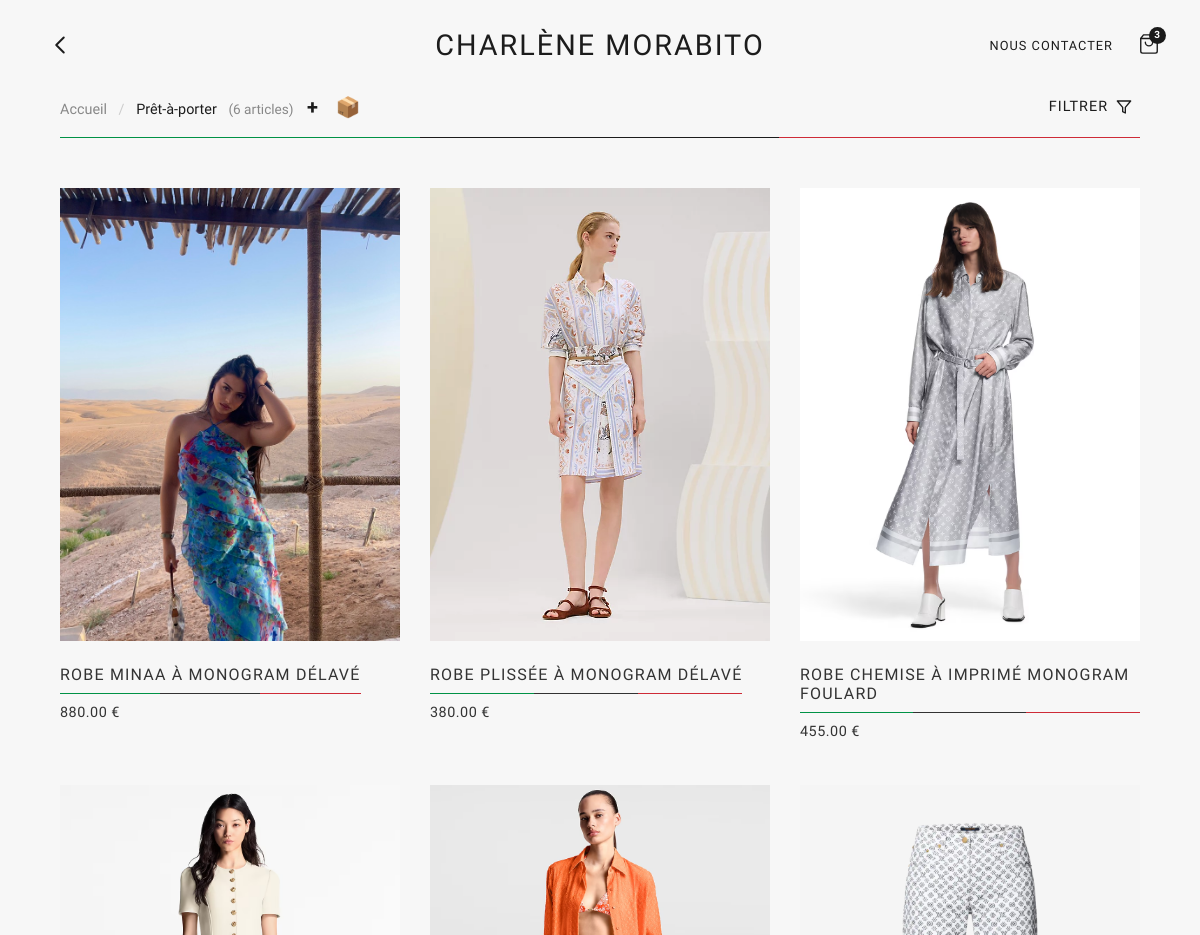
Before: /pret-a-porter/ (upper part) with the older database file.
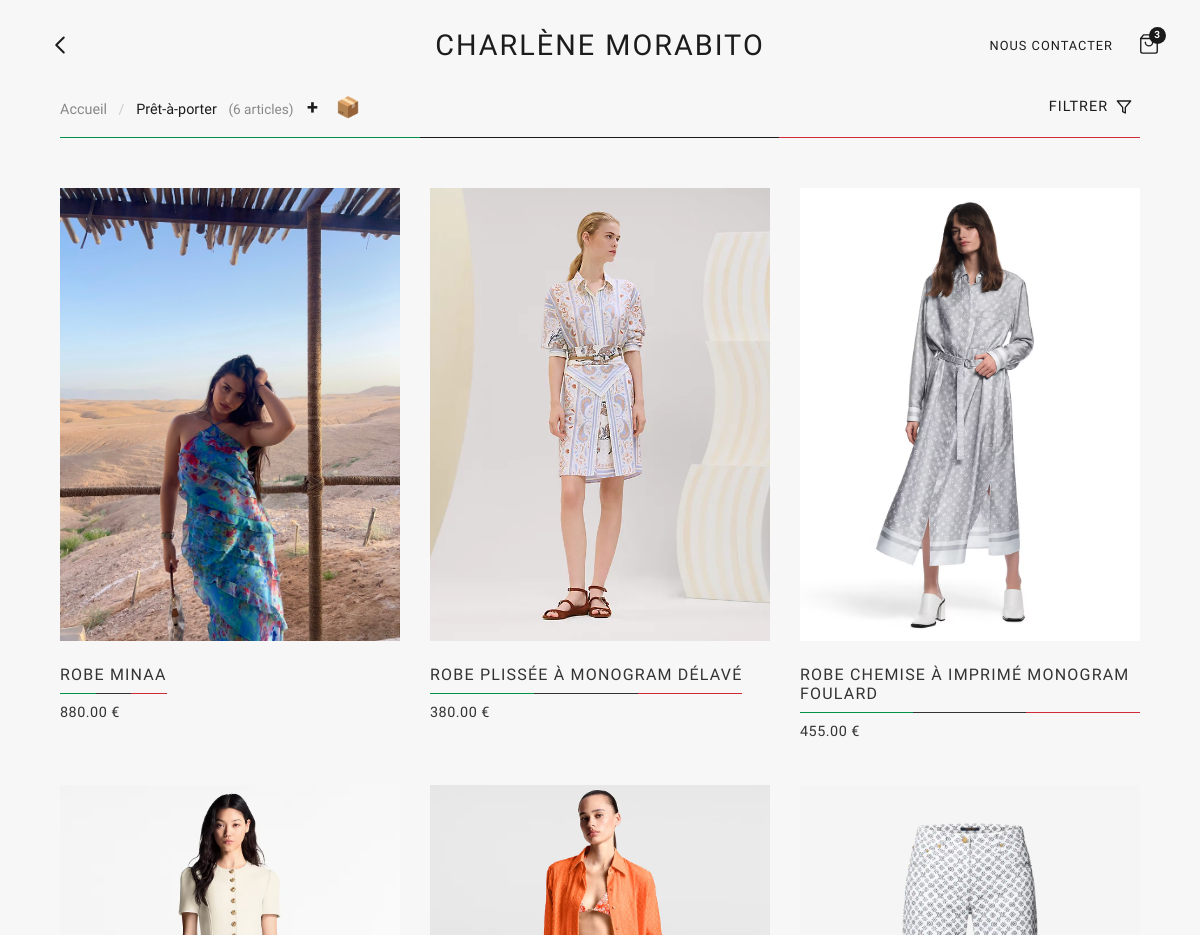
After: the same page with the newer database file.
### pages/models.py (models this page shows, shortened)
class Product(models.Model):
    name = models.CharField(max_length=255)
    slug = models.SlugField(unique=False, blank=True)
    price = models.DecimalField(max_digits=10, decimal_places=2)
    description = models.TextField(blank=True)
    main_image = models.ImageField(upload_to='products/main/')
    created_at = models.DateTimeField(auto_now_add=True)
    updated_at = models.DateTimeField(auto_now=True)
    is_displayed = models.BooleanField(default=False)

### pages/views.py (the view)
# urls.py: path('pret-a-porter/', product_catalog_view, name='pret-a-porter'),
def product_catalog_view(request):
    products = Product.objects.filter(is_displayed=True)
    non_displayed_products = Product.objects.filter(is_displayed=False).order_by('-id')
    context = {
        'products': products,
        'non_displayed_products': non_displayed_products
    }
    return render(request, 'pages/home/catalogue/product_catalog.html', context)

### pages/templates/pages/home/catalogue/product_catalog.html (shortened to what this page needs)
{% load static %}
<!DOCTYPE html>
<html lang="fr">
    <head>
        <link rel="stylesheet" href="{% static 'pages/fonts/stylesheet.css' %}">
        <link rel="stylesheet" href="https://cdn.jsdelivr.net/npm/swiper@11/swiper-bundle.min.css" />
        <link rel="stylesheet" href="{% static 'pages/style_header.css' %}">
        <link rel="stylesheet" href="{% static 'pages/style_header_2.css' %}">
        <link rel="stylesheet" href="{% static 'pages/style_commun.css' %}">
    </head>
    <body>
        <header class="minimalist-header">
            <div class="header-left">
                <a href="{% url 'home' %}" class="back-button" aria-label="Retour au catalogue">
                    <svg xmlns="http://www.w3.org/2000/svg" fill="none" viewBox="0 0 24 24" stroke-width="2" stroke="currentColor">
                        <path stroke-linecap="round" stroke-linejoin="round" d="M15.75 19.5L8.25 12l7.5-7.5" />
                    </svg>
                </a>
            </div>
            <div class="header-center">
                <a href="{% url 'home' %}">Charlène Morabito</a>
            </div>
            <div class="header-right">
                <a href="#footer">Nous Contacter</a>
                <a href="{% url 'cart' %}" aria-label="Panier" class="cart-icon-container">
                    <span class="cart-badge">
                        <span class="badge-number">3</span>
                    </span>
                </a>
            </div>
        </header>
        <main>
            <div class="catalog-container">
                <header class="catalog-header">
                    <div class="catalog-path">
                        <a href="{% url 'home' %}">Accueil</a>
                        <span class="separator">/</span>
                        <span>Prêt-à-porter</span>
                        <span class="item-count">(6 articles)</span>
                        <span onclick="openModal('create_product_title_panel')"
                            style="margin-left: 10px; cursor: pointer; font-weight: bold; font-size: 20px; line-height: 1;">+</span>
                        <span onclick="openModal('manage_catalog_products_panel')"
                            style="margin-left: 14px; cursor: pointer; font-weight: bold; font-size: 20px;">📦</span>
                    </div>
                    <button id="open-filter-btn" class="filter-button">
                        <span>Filtrer</span>
                        <svg xmlns="http://www.w3.org/2000/svg" width="16" height="16" viewBox="0 0 24 24" fill="none" stroke="currentColor" stroke-width="2" stroke-linecap="round" stroke-linejoin="round">
                            <polygon points="22 3 2 3 10 12.46 10 19 14 21 14 12.46 22 3"></polygon>
                        </svg>
                    </button>
                </header>
                <div class="product-grid">
                    {% for product in products %}
                        <article class="product-item">
                            <a href="{% url 'model2' product.id %}">
                                <div class="swiper product-slider">
                                    <div class="swiper-wrapper">
                                        {% if product.main_image %}
                                        <div class="swiper-slide"><img src="{{ product.main_image.url }}" alt="{{ product.name }}"></div>
                                        {% endif %}
                                    </div>
                                </div>
                                <div class="product-info">
                                    <h2>{{ product.name }}</h2>
                                    <p class="price">{{ product.price }} €</p>
                                </div>
                            </a>
                        </article>
                    {% endfor %}
                </div>
            </div>
        </main>
    </body>
</html>

Changed rows visible on the page:
changed Product: name "ROBE MINAA À MONOGRAM DÉLAVÉ" → "ROBE MINAA"
